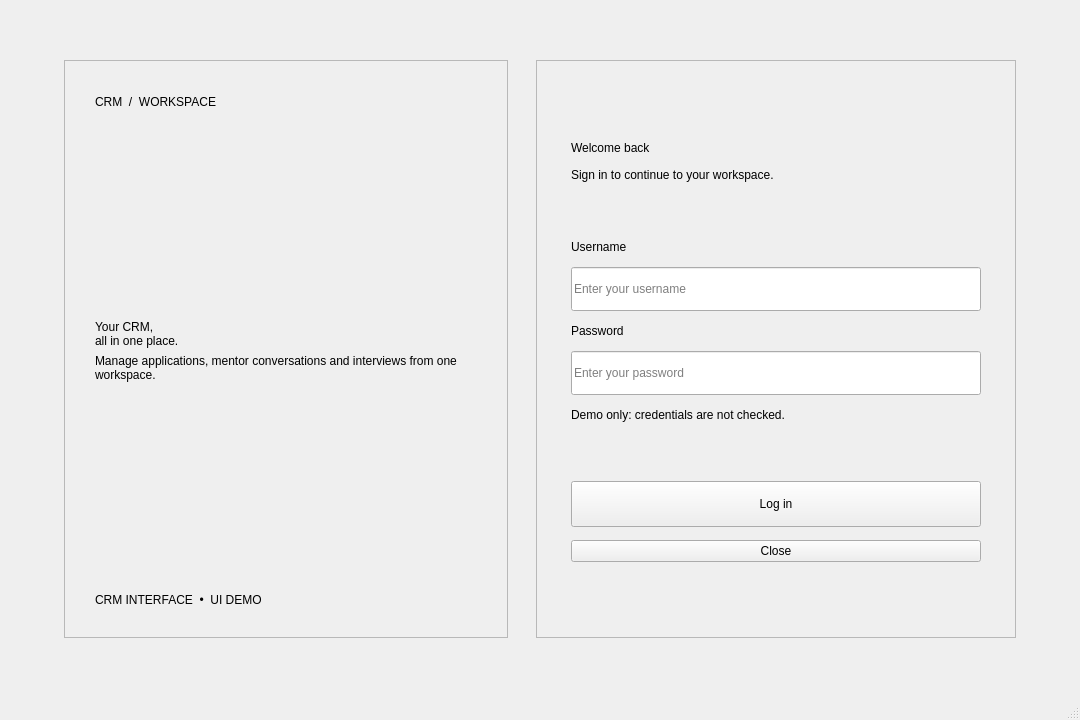
<?xml version="1.0" encoding="UTF-8"?>
<ui version="4.0">
 <class>CRMWindow</class>
 <widget class="QMainWindow" name="CRMWindow">
  <property name="windowTitle"><string>CRM Interface Prototype</string></property>
  <property name="minimumSize"><size><width>820</width><height>580</height></size></property>
  <property name="geometry"><rect><x>0</x><y>0</y><width>1080</width><height>720</height></rect></property>
  <widget class="QWidget" name="centralwidget">
   <layout class="QVBoxLayout" name="mainLayout">
    <property name="leftMargin"><number>28</number></property>
    <property name="topMargin"><number>24</number></property>
    <property name="rightMargin"><number>28</number></property>
    <property name="bottomMargin"><number>24</number></property>
    <item>
     <widget class="QStackedWidget" name="pageStack">
      <property name="currentIndex"><number>0</number></property>
      <widget class="QWidget" name="loginPage">
       <layout class="QHBoxLayout" name="loginLayout">
        <property name="leftMargin"><number>36</number></property><property name="topMargin"><number>36</number></property><property name="rightMargin"><number>36</number></property><property name="bottomMargin"><number>36</number></property>
        <property name="spacing"><number>28</number></property>
        <item>
         <widget class="QFrame" name="loginHeroPanel">
          <property name="minimumSize"><size><width>300</width><height>0</height></size></property>
          <property name="frameShape"><enum>QFrame::StyledPanel</enum></property>
          <layout class="QVBoxLayout" name="loginHeroLayout">
           <property name="leftMargin"><number>30</number></property><property name="topMargin"><number>34</number></property><property name="rightMargin"><number>30</number></property><property name="bottomMargin"><number>30</number></property>
           <item><widget class="QLabel" name="loginHeroBrand"><property name="text"><string>CRM  /  WORKSPACE</string></property><property name="objectName"><string>loginHeroBrand</string></property></widget></item>
           <item><spacer name="loginHeroTopSpacer"><property name="orientation"><enum>Qt::Vertical</enum></property><property name="sizeHint" stdset="0"><size><width>20</width><height>70</height></size></property></spacer></item>
           <item><widget class="QLabel" name="loginHeroTitle"><property name="text"><string>Your CRM,&#10;all in one place.</string></property><property name="wordWrap"><bool>true</bool></property><property name="objectName"><string>loginHeroTitle</string></property></widget></item>
           <item><widget class="QLabel" name="loginHeroBody"><property name="text"><string>Manage applications, mentor conversations and interviews from one workspace.</string></property><property name="wordWrap"><bool>true</bool></property><property name="objectName"><string>loginHeroBody</string></property></widget></item>
           <item><spacer name="loginHeroBottomSpacer"><property name="orientation"><enum>Qt::Vertical</enum></property><property name="sizeHint" stdset="0"><size><width>20</width><height>70</height></size></property></spacer></item>
           <item><widget class="QLabel" name="loginHeroFooter"><property name="text"><string>CRM INTERFACE  •  UI DEMO</string></property><property name="objectName"><string>loginHeroFooter</string></property></widget></item>
          </layout>
         </widget>
        </item>
        <item>
         <widget class="QFrame" name="loginCard">
          <property name="minimumSize"><size><width>340</width><height>0</height></size></property>
          <property name="maximumSize"><size><width>480</width><height>16777215</height></size></property>
          <property name="frameShape"><enum>QFrame::StyledPanel</enum></property>
          <layout class="QVBoxLayout" name="loginCardLayout">
           <property name="leftMargin"><number>34</number></property><property name="topMargin"><number>34</number></property><property name="rightMargin"><number>34</number></property><property name="bottomMargin"><number>30</number></property>
           <property name="spacing"><number>13</number></property>
           <item><spacer name="loginCardTopSpacer"><property name="orientation"><enum>Qt::Vertical</enum></property><property name="sizeHint" stdset="0"><size><width>20</width><height>22</height></size></property></spacer></item>
           <item><widget class="QLabel" name="loginTitle"><property name="text"><string>Welcome back</string></property><property name="objectName"><string>pageTitle</string></property></widget></item>
           <item><widget class="QLabel" name="loginSubtitle"><property name="text"><string>Sign in to continue to your workspace.</string></property><property name="objectName"><string>pageSubtitle</string></property></widget></item>
           <item><spacer name="loginTitleSpacer"><property name="orientation"><enum>Qt::Vertical</enum></property><property name="sizeHint" stdset="0"><size><width>20</width><height>12</height></size></property></spacer></item>
           <item><widget class="QLabel" name="usernameLabel"><property name="text"><string>Username</string></property></widget></item>
           <item><widget class="QLineEdit" name="usernameInput"><property name="minimumSize"><size><width>0</width><height>44</height></size></property><property name="placeholderText"><string>Enter your username</string></property></widget></item>
           <item><widget class="QLabel" name="passwordLabel"><property name="text"><string>Password</string></property></widget></item>
           <item><widget class="QLineEdit" name="passwordInput"><property name="minimumSize"><size><width>0</width><height>44</height></size></property><property name="echoMode"><enum>QLineEdit::Password</enum></property><property name="placeholderText"><string>Enter your password</string></property></widget></item>
           <item><widget class="QLabel" name="loginHelper"><property name="text"><string>Demo only: credentials are not checked.</string></property><property name="objectName"><string>helperText</string></property></widget></item>
           <item><spacer name="loginFormSpacer"><property name="orientation"><enum>Qt::Vertical</enum></property><property name="sizeHint" stdset="0"><size><width>20</width><height>12</height></size></property></spacer></item>
           <item><widget class="QPushButton" name="loginButton"><property name="minimumSize"><size><width>0</width><height>46</height></size></property><property name="text"><string>Log in</string></property><property name="objectName"><string>primaryButton</string></property></widget></item>
           <item><widget class="QPushButton" name="loginCloseButton"><property name="text"><string>Close</string></property><property name="objectName"><string>closeButton</string></property></widget></item>
           <item><spacer name="loginCardBottomSpacer"><property name="orientation"><enum>Qt::Vertical</enum></property><property name="sizeHint" stdset="0"><size><width>20</width><height>22</height></size></property></spacer></item>
          </layout>
         </widget>
        </item>
       </layout>
      </widget>
      <widget class="QWidget" name="preferencesPage">
       <layout class="QVBoxLayout" name="preferencesLayout">
        <item><widget class="QFrame" name="preferencesTopBar"><property name="objectName"><string>topBar</string></property><layout class="QHBoxLayout" name="preferencesTopBarLayout"><item><widget class="QLabel" name="preferencesBrand"><property name="text"><string>CRM  /  INTERFACE PROTOTYPE</string></property><property name="objectName"><string>brand</string></property></widget></item><item><spacer name="preferencesTopSpacer"><property name="orientation"><enum>Qt::Horizontal</enum></property><property name="sizeHint" stdset="0"><size><width>40</width><height>20</height></size></property></spacer></item><item><widget class="QLabel" name="preferencesDemoLabel"><property name="text"><string>UI DEMO  •  NO BACKEND</string></property><property name="objectName"><string>helperText</string></property></widget></item></layout></widget></item>
        <item><widget class="QLabel" name="preferencesTitle"><property name="text"><string>Preferences</string></property><property name="objectName"><string>pageTitle</string></property></widget></item>
        <item><widget class="QLabel" name="preferencesSubtitle"><property name="text"><string>Choose a section to open in the CRM workspace.</string></property><property name="objectName"><string>pageSubtitle</string></property></widget></item>
        <item><widget class="QFrame" name="preferencesCard"><property name="objectName"><string>contentCard</string></property><layout class="QVBoxLayout" name="preferencesCardLayout">
         <item><widget class="QPushButton" name="applicationsNavButton"><property name="text"><string>Applications</string></property><property name="objectName"><string>primaryButton</string></property></widget></item>
         <item><widget class="QPushButton" name="mentorNavButton"><property name="text"><string>Mentor Interview</string></property><property name="objectName"><string>primaryButton</string></property></widget></item>
         <item><widget class="QPushButton" name="interviewsNavButton"><property name="text"><string>Interviews</string></property><property name="objectName"><string>primaryButton</string></property></widget></item>
         <item><widget class="QPushButton" name="preferencesCloseButton"><property name="text"><string>Close</string></property><property name="objectName"><string>closeButton</string></property></widget></item>
        </layout></widget></item><item><spacer name="preferencesBottomSpacer"><property name="orientation"><enum>Qt::Vertical</enum></property><property name="sizeHint" stdset="0"><size><width>20</width><height>40</height></size></property></spacer></item>
       </layout>
      </widget>
      <widget class="QWidget" name="adminPreferencesPage">
       <layout class="QVBoxLayout" name="adminPreferencesLayout">
        <item><widget class="QFrame" name="adminPreferencesTopBar"><property name="objectName"><string>topBar</string></property><layout class="QHBoxLayout" name="adminPreferencesTopBarLayout"><item><widget class="QLabel" name="adminPreferencesBrand"><property name="text"><string>CRM  /  INTERFACE PROTOTYPE</string></property><property name="objectName"><string>brand</string></property></widget></item><item><spacer name="adminPreferencesTopSpacer"><property name="orientation"><enum>Qt::Horizontal</enum></property><property name="sizeHint" stdset="0"><size><width>40</width><height>20</height></size></property></spacer></item><item><widget class="QLabel" name="adminPreferencesDemoLabel"><property name="text"><string>UI DEMO  •  NO BACKEND</string></property><property name="objectName"><string>helperText</string></property></widget></item></layout></widget></item>
        <item><widget class="QLabel" name="adminPreferencesTitle"><property name="text"><string>Preferences — Admin</string></property><property name="objectName"><string>pageTitle</string></property></widget></item>
        <item><widget class="QLabel" name="adminPreferencesSubtitle"><property name="text"><string>Administrator workspace and CRM sections.</string></property><property name="objectName"><string>pageSubtitle</string></property></widget></item>
        <item><widget class="QFrame" name="adminPreferencesCard"><property name="objectName"><string>contentCard</string></property><layout class="QVBoxLayout" name="adminPreferencesCardLayout">
         <item><widget class="QPushButton" name="adminApplicationsNavButton"><property name="text"><string>Applications</string></property><property name="objectName"><string>primaryButton</string></property></widget></item>
         <item><widget class="QPushButton" name="adminMentorNavButton"><property name="text"><string>Mentor Interview</string></property><property name="objectName"><string>primaryButton</string></property></widget></item>
         <item><widget class="QPushButton" name="adminInterviewsNavButton"><property name="text"><string>Interviews</string></property><property name="objectName"><string>primaryButton</string></property></widget></item>
         <item><widget class="QPushButton" name="adminMenuNavButton"><property name="text"><string>Admin Menu</string></property><property name="objectName"><string>primaryButton</string></property></widget></item>
         <item><widget class="QPushButton" name="adminPreferencesCloseButton"><property name="text"><string>Close</string></property><property name="objectName"><string>closeButton</string></property></widget></item>
        </layout></widget></item><item><spacer name="adminPreferencesBottomSpacer"><property name="orientation"><enum>Qt::Vertical</enum></property><property name="sizeHint" stdset="0"><size><width>20</width><height>40</height></size></property></spacer></item>
       </layout>
      </widget>
      <widget class="QWidget" name="applicationsPage">
       <layout class="QVBoxLayout" name="applicationsLayout">
        <item><widget class="QFrame" name="applicationsTopBar"><property name="objectName"><string>topBar</string></property><layout class="QHBoxLayout" name="applicationsTopBarLayout"><item><widget class="QLabel" name="applicationsBrand"><property name="text"><string>CRM  /  INTERFACE PROTOTYPE</string></property><property name="objectName"><string>brand</string></property></widget></item><item><spacer name="applicationsTopSpacer"><property name="orientation"><enum>Qt::Horizontal</enum></property><property name="sizeHint" stdset="0"><size><width>40</width><height>20</height></size></property></spacer></item><item><widget class="QLabel" name="applicationsDemoLabel"><property name="text"><string>UI DEMO  •  NO BACKEND</string></property><property name="objectName"><string>helperText</string></property></widget></item></layout></widget></item>
        <item><widget class="QLabel" name="applicationsTitle"><property name="text"><string>Applications</string></property><property name="objectName"><string>pageTitle</string></property></widget></item>
        <item><widget class="QLabel" name="applicationsSubtitle"><property name="text"><string>Review and filter course applications. Data integration comes later.</string></property><property name="objectName"><string>pageSubtitle</string></property></widget></item>
        <item><widget class="QFrame" name="applicationsCard"><property name="objectName"><string>contentCard</string></property><layout class="QVBoxLayout" name="applicationsCardLayout">
         <item><layout class="QHBoxLayout" name="applicationsSearchLayout"><item><widget class="QLineEdit" name="applicationsSearchInput"><property name="placeholderText"><string>Search applications</string></property></widget></item><item><widget class="QPushButton" name="applicationsSearchButton"><property name="text"><string>Search</string></property><property name="objectName"><string>primaryButton</string></property></widget></item></layout></item>
         <item><layout class="QHBoxLayout" name="applicationsFilterLayout">
          <item><widget class="QPushButton" name="allApplicationsFilter"><property name="text"><string>All Applications</string></property></widget></item>
          <item><widget class="QPushButton" name="mentorDefinedFilter"><property name="text"><string>Mentor Meeting Defined</string></property></widget></item>
          <item><widget class="QPushButton" name="mentorNotDefinedFilter"><property name="text"><string>Mentor Meeting Not Defined</string></property></widget></item>
         </layout></item>
         <item><widget class="QTableWidget" name="applicationsTable"><property name="columnCount"><number>7</number></property><property name="rowCount"><number>0</number></property><column><property name="text"><string>Name</string></property></column><column><property name="text"><string>Email</string></property></column><column><property name="text"><string>Phone</string></property></column><column><property name="text"><string>Application Date</string></property></column><column><property name="text"><string>Course</string></property></column><column><property name="text"><string>Mentor Meeting</string></property></column><column><property name="text"><string>Status</string></property></column></widget></item>
        </layout></widget></item>
        <item><widget class="QPushButton" name="applicationsReturnButton"><property name="text"><string>Return to Preferences Screen</string></property></widget></item>
       </layout>
      </widget>
      <widget class="QWidget" name="mentorPage">
       <layout class="QVBoxLayout" name="mentorLayout">
        <item><widget class="QFrame" name="mentorTopBar"><property name="objectName"><string>topBar</string></property><layout class="QHBoxLayout" name="mentorTopBarLayout"><item><widget class="QLabel" name="mentorBrand"><property name="text"><string>CRM  /  INTERFACE PROTOTYPE</string></property><property name="objectName"><string>brand</string></property></widget></item><item><spacer name="mentorTopSpacer"><property name="orientation"><enum>Qt::Horizontal</enum></property><property name="sizeHint" stdset="0"><size><width>40</width><height>20</height></size></property></spacer></item><item><widget class="QLabel" name="mentorDemoLabel"><property name="text"><string>UI DEMO  •  NO BACKEND</string></property><property name="objectName"><string>helperText</string></property></widget></item></layout></widget></item>
        <item><widget class="QLabel" name="mentorTitle"><property name="text"><string>Mentor Interview</string></property><property name="objectName"><string>pageTitle</string></property></widget></item>
        <item><widget class="QLabel" name="mentorSubtitle"><property name="text"><string>Browse mentor conversations and choose a category.</string></property><property name="objectName"><string>pageSubtitle</string></property></widget></item>
        <item><widget class="QFrame" name="mentorCard"><property name="objectName"><string>contentCard</string></property><layout class="QVBoxLayout" name="mentorCardLayout">
         <item><layout class="QHBoxLayout" name="mentorSearchLayout"><item><widget class="QLineEdit" name="mentorSearchInput"><property name="placeholderText"><string>Search conversations</string></property></widget></item><item><widget class="QPushButton" name="mentorSearchButton"><property name="text"><string>Search</string></property><property name="objectName"><string>primaryButton</string></property></widget></item></layout></item>
         <item><layout class="QHBoxLayout" name="mentorCategoryLayout"><item><widget class="QPushButton" name="allConversationsButton"><property name="text"><string>All Conversations</string></property><property name="objectName"><string>primaryButton</string></property></widget></item><item><widget class="QComboBox" name="conversationCategory"><item><property name="text"><string>All categories</string></property></item><item><property name="text"><string>Initial contact</string></property></item><item><property name="text"><string>Mentor meeting</string></property></item><item><property name="text"><string>Follow-up</string></property></item></widget></item></layout></item>
         <item><widget class="QLabel" name="mentorHelper"><property name="text"><string>Conversation results will appear here in a later project stage.</string></property><property name="objectName"><string>helperText</string></property></widget></item>
         <item><spacer name="mentorCardSpacer"><property name="orientation"><enum>Qt::Vertical</enum></property><property name="sizeHint" stdset="0"><size><width>20</width><height>80</height></size></property></spacer></item>
        </layout></widget></item><item><widget class="QPushButton" name="mentorReturnButton"><property name="text"><string>Return to Preferences Screen</string></property></widget></item>
       </layout>
      </widget>
      <widget class="QWidget" name="interviewsPage">
       <layout class="QVBoxLayout" name="interviewsLayout">
        <item><widget class="QFrame" name="interviewsTopBar"><property name="objectName"><string>topBar</string></property><layout class="QHBoxLayout" name="interviewsTopBarLayout"><item><widget class="QLabel" name="interviewsBrand"><property name="text"><string>CRM  /  INTERFACE PROTOTYPE</string></property><property name="objectName"><string>brand</string></property></widget></item><item><spacer name="interviewsTopSpacer"><property name="orientation"><enum>Qt::Horizontal</enum></property><property name="sizeHint" stdset="0"><size><width>40</width><height>20</height></size></property></spacer></item><item><widget class="QLabel" name="interviewsDemoLabel"><property name="text"><string>UI DEMO  •  NO BACKEND</string></property><property name="objectName"><string>helperText</string></property></widget></item></layout></widget></item>
        <item><widget class="QLabel" name="interviewsTitle"><property name="text"><string>Interviews</string></property><property name="objectName"><string>pageTitle</string></property></widget></item>
        <item><widget class="QLabel" name="interviewsSubtitle"><property name="text"><string>Review project delivery status. Filtering will be added later.</string></property><property name="objectName"><string>pageSubtitle</string></property></widget></item>
        <item><widget class="QFrame" name="interviewsCard"><property name="objectName"><string>contentCard</string></property><layout class="QVBoxLayout" name="interviewsCardLayout">
         <item><layout class="QHBoxLayout" name="interviewsSearchLayout"><item><widget class="QLineEdit" name="interviewsSearchInput"><property name="placeholderText"><string>Search interviews</string></property></widget></item><item><widget class="QPushButton" name="interviewsSearchButton"><property name="text"><string>Search</string></property><property name="objectName"><string>primaryButton</string></property></widget></item></layout></item>
         <item><layout class="QHBoxLayout" name="interviewsFilterLayout"><item><widget class="QPushButton" name="projectSentButton"><property name="text"><string>Project Sent</string></property><property name="objectName"><string>primaryButton</string></property></widget></item><item><widget class="QPushButton" name="projectReceivedButton"><property name="text"><string>Project Received</string></property></widget></item><item><spacer name="interviewsFilterSpacer"><property name="orientation"><enum>Qt::Horizontal</enum></property><property name="sizeHint" stdset="0"><size><width>40</width><height>20</height></size></property></spacer></item></layout></item>
         <item><widget class="QLabel" name="interviewsHelper"><property name="text"><string>Interview records will appear here in a later project stage.</string></property><property name="objectName"><string>helperText</string></property></widget></item>
         <item><spacer name="interviewsCardSpacer"><property name="orientation"><enum>Qt::Vertical</enum></property><property name="sizeHint" stdset="0"><size><width>20</width><height>80</height></size></property></spacer></item>
        </layout></widget></item><item><widget class="QPushButton" name="interviewsReturnButton"><property name="text"><string>Return to Preferences Screen</string></property></widget></item>
       </layout>
      </widget>
      <widget class="QWidget" name="adminMenuPage">
       <layout class="QVBoxLayout" name="adminMenuLayout">
        <item><widget class="QFrame" name="adminTopBar"><property name="objectName"><string>topBar</string></property><layout class="QHBoxLayout" name="adminTopBarLayout"><item><widget class="QLabel" name="adminBrand"><property name="text"><string>CRM  /  INTERFACE PROTOTYPE</string></property><property name="objectName"><string>brand</string></property></widget></item><item><spacer name="adminTopSpacer"><property name="orientation"><enum>Qt::Horizontal</enum></property><property name="sizeHint" stdset="0"><size><width>40</width><height>20</height></size></property></spacer></item><item><widget class="QLabel" name="adminDemoLabel"><property name="text"><string>UI DEMO  •  NO BACKEND</string></property><property name="objectName"><string>helperText</string></property></widget></item></layout></widget></item>
        <item><widget class="QLabel" name="adminTitle"><property name="text"><string>Admin Menu</string></property><property name="objectName"><string>pageTitle</string></property></widget></item>
        <item><widget class="QLabel" name="adminSubtitle"><property name="text"><string>Calendar event records and participant mail tools.</string></property><property name="objectName"><string>pageSubtitle</string></property></widget></item>
        <item><widget class="QFrame" name="adminCard"><property name="objectName"><string>contentCard</string></property><layout class="QVBoxLayout" name="adminCardLayout">
         <item><layout class="QHBoxLayout" name="adminActionsLayout"><item><widget class="QPushButton" name="eventRecordButton"><property name="text"><string>Event Record</string></property><property name="objectName"><string>primaryButton</string></property></widget></item><item><widget class="QPushButton" name="mailButton"><property name="text"><string>Mail</string></property></widget></item><item><spacer name="adminActionsSpacer"><property name="orientation"><enum>Qt::Horizontal</enum></property><property name="sizeHint" stdset="0"><size><width>40</width><height>20</height></size></property></spacer></item></layout></item>
         <item><widget class="QTableWidget" name="eventsTable"><property name="columnCount"><number>5</number></property><property name="rowCount"><number>0</number></property><column><property name="text"><string>Event</string></property></column><column><property name="text"><string>Date</string></property></column><column><property name="text"><string>Time</string></property></column><column><property name="text"><string>Participants</string></property></column><column><property name="text"><string>Status</string></property></column></widget></item>
        </layout></widget></item>
        <item><layout class="QHBoxLayout" name="adminBottomLayout"><item><widget class="QPushButton" name="adminReturnButton"><property name="text"><string>Preferences — Return to Admin Screen</string></property></widget></item><item><spacer name="adminBottomSpacer"><property name="orientation"><enum>Qt::Horizontal</enum></property><property name="sizeHint" stdset="0"><size><width>40</width><height>20</height></size></property></spacer></item><item><widget class="QPushButton" name="adminExitButton"><property name="text"><string>Exit</string></property><property name="objectName"><string>closeButton</string></property></widget></item></layout></item>
       </layout>
      </widget>
     </widget>
    </item>
   </layout>
  </widget>
  <widget class="QStatusBar" name="statusbar"/>
 </widget>
 <resources/>
 <connections/>
</ui>
